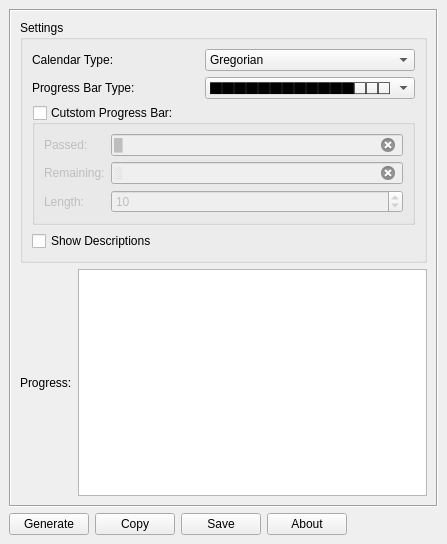
<?xml version="1.0" encoding="UTF-8"?>
<ui version="4.0">
 <class>dialog</class>
 <widget class="QMainWindow" name="dialog">
  <property name="geometry">
   <rect>
    <x>0</x>
    <y>0</y>
    <width>447</width>
    <height>544</height>
   </rect>
  </property>
  <property name="windowTitle">
   <string>Year Progress</string>
  </property>
  <widget class="QWidget" name="centralwidget">
   <layout class="QGridLayout" name="gridLayout_8">
    <item row="0" column="0">
     <widget class="QFrame" name="frame">
      <property name="frameShape">
       <enum>QFrame::Box</enum>
      </property>
      <property name="frameShadow">
       <enum>QFrame::Sunken</enum>
      </property>
      <layout class="QGridLayout" name="gridLayout_6">
       <item row="0" column="0">
        <widget class="QGroupBox" name="settings_groupBox">
         <property name="title">
          <string>Settings</string>
         </property>
         <layout class="QGridLayout" name="gridLayout_3">
          <item row="0" column="0">
           <layout class="QGridLayout" name="gridLayout_4">
            <item row="0" column="1">
             <widget class="QComboBox" name="calendar_type_comboBox">
              <item>
               <property name="text">
                <string>Gregorian</string>
               </property>
              </item>
              <item>
               <property name="text">
                <string>Jalali</string>
               </property>
              </item>
             </widget>
            </item>
            <item row="0" column="0">
             <widget class="QLabel" name="calendar_type_label">
              <property name="text">
               <string>Calendar Type:</string>
              </property>
             </widget>
            </item>
            <item row="1" column="0">
             <widget class="QLabel" name="pre_defined_label">
              <property name="text">
               <string>Progress Bar Type:</string>
              </property>
             </widget>
            </item>
            <item row="1" column="1">
             <widget class="QComboBox" name="predefined_comboBox">
              <item>
               <property name="text">
                <string>⬛⬛⬛⬛⬛⬛⬛⬛⬛⬛⬛⬛⬜⬜⬜</string>
               </property>
              </item>
              <item>
               <property name="text">
                <string>██████░░░░░░</string>
               </property>
              </item>
              <item>
               <property name="text">
                <string>██████▁▁▁▁▁▁</string>
               </property>
              </item>
              <item>
               <property name="text">
                <string>⣿⣿⣿⣿⣿⣿⣀⣀⣀⣀⣀⣀⣀</string>
               </property>
              </item>
              <item>
               <property name="text">
                <string>■■■■■■□□□□□□</string>
               </property>
              </item>
              <item>
               <property name="text">
                <string>⬛⬛⬛⬛⬛⬛⬜⬜⬜⬜⬜⬜</string>
               </property>
              </item>
              <item>
               <property name="text">
                <string>▰▰▰▰▰▰▱▱▱▱▱▱</string>
               </property>
              </item>
              <item>
               <property name="text">
                <string>◼◼◼◼◼◼▭▭▭▭▭▭</string>
               </property>
              </item>
              <item>
               <property name="text">
                <string>▮▮▮▮▮▮▯▯▯▯▯▯</string>
               </property>
              </item>
              <item>
               <property name="text">
                <string>⬤⬤⬤⬤⬤⬤◯◯◯◯◯◯</string>
               </property>
              </item>
              <item>
               <property name="text">
                <string>⚫⚫⚫⚫⚫⚫⚪⚪⚪⚪⚪⚪</string>
               </property>
              </item>
              <item>
               <property name="text">
                <string>+++++++++++------------------</string>
               </property>
              </item>
              <item>
               <property name="text">
                <string>|||||||||||||---------------</string>
               </property>
              </item>
             </widget>
            </item>
           </layout>
          </item>
          <item row="2" column="0">
           <widget class="QCheckBox" name="description_checkBox">
            <property name="text">
             <string>Show Descriptions</string>
            </property>
           </widget>
          </item>
          <item row="1" column="0">
           <widget class="QGroupBox" name="char_settings_groupBox">
            <property name="title">
             <string>Cutstom Progress Bar:</string>
            </property>
            <property name="checkable">
             <bool>true</bool>
            </property>
            <property name="checked">
             <bool>false</bool>
            </property>
            <layout class="QGridLayout" name="gridLayout">
             <item row="0" column="0">
              <widget class="QLabel" name="passed_label">
               <property name="text">
                <string>Passed:</string>
               </property>
              </widget>
             </item>
             <item row="0" column="1">
              <widget class="QLineEdit" name="passed_lineEdit">
               <property name="text">
                <string>█</string>
               </property>
               <property name="clearButtonEnabled">
                <bool>true</bool>
               </property>
              </widget>
             </item>
             <item row="1" column="0">
              <widget class="QLabel" name="remaining_label">
               <property name="text">
                <string>Remaining:</string>
               </property>
              </widget>
             </item>
             <item row="1" column="1">
              <widget class="QLineEdit" name="remaining_lineEdit">
               <property name="text">
                <string>░</string>
               </property>
               <property name="clearButtonEnabled">
                <bool>true</bool>
               </property>
              </widget>
             </item>
             <item row="2" column="0">
              <widget class="QLabel" name="length_label">
               <property name="text">
                <string>Length:</string>
               </property>
              </widget>
             </item>
             <item row="2" column="1">
              <widget class="QSpinBox" name="length_spinBox">
               <property name="minimum">
                <number>5</number>
               </property>
               <property name="maximum">
                <number>1000</number>
               </property>
               <property name="value">
                <number>10</number>
               </property>
              </widget>
             </item>
            </layout>
           </widget>
          </item>
         </layout>
        </widget>
       </item>
       <item row="1" column="0">
        <layout class="QGridLayout" name="gridLayout_5">
         <item row="0" column="1">
          <widget class="QTextEdit" name="progress_textEdit">
           <property name="minimumSize">
            <size>
             <width>0</width>
             <height>150</height>
            </size>
           </property>
          </widget>
         </item>
         <item row="0" column="0">
          <widget class="QLabel" name="progress_label">
           <property name="text">
            <string>Progress:</string>
           </property>
          </widget>
         </item>
        </layout>
       </item>
      </layout>
     </widget>
    </item>
    <item row="1" column="0">
     <layout class="QGridLayout" name="gridLayout_7">
      <item row="0" column="2">
       <widget class="QPushButton" name="save_pushButton">
        <property name="text">
         <string>Save</string>
        </property>
       </widget>
      </item>
      <item row="0" column="0">
       <widget class="QPushButton" name="generate_pushButton">
        <property name="text">
         <string>Generate</string>
        </property>
       </widget>
      </item>
      <item row="0" column="7">
       <widget class="QPushButton" name="about_pushButton">
        <property name="text">
         <string>About</string>
        </property>
       </widget>
      </item>
      <item row="0" column="1">
       <widget class="QPushButton" name="copy_pushButton">
        <property name="text">
         <string>Copy</string>
        </property>
       </widget>
      </item>
      <item row="0" column="8">
       <spacer name="horizontalSpacer">
        <property name="orientation">
         <enum>Qt::Horizontal</enum>
        </property>
        <property name="sizeHint" stdset="0">
         <size>
          <width>40</width>
          <height>20</height>
         </size>
        </property>
       </spacer>
      </item>
     </layout>
    </item>
   </layout>
  </widget>
 </widget>
 <tabstops>
  <tabstop>calendar_type_comboBox</tabstop>
  <tabstop>predefined_comboBox</tabstop>
  <tabstop>char_settings_groupBox</tabstop>
  <tabstop>passed_lineEdit</tabstop>
  <tabstop>remaining_lineEdit</tabstop>
  <tabstop>length_spinBox</tabstop>
  <tabstop>description_checkBox</tabstop>
  <tabstop>progress_textEdit</tabstop>
  <tabstop>generate_pushButton</tabstop>
  <tabstop>copy_pushButton</tabstop>
  <tabstop>save_pushButton</tabstop>
  <tabstop>about_pushButton</tabstop>
 </tabstops>
 <resources/>
 <connections/>
</ui>
